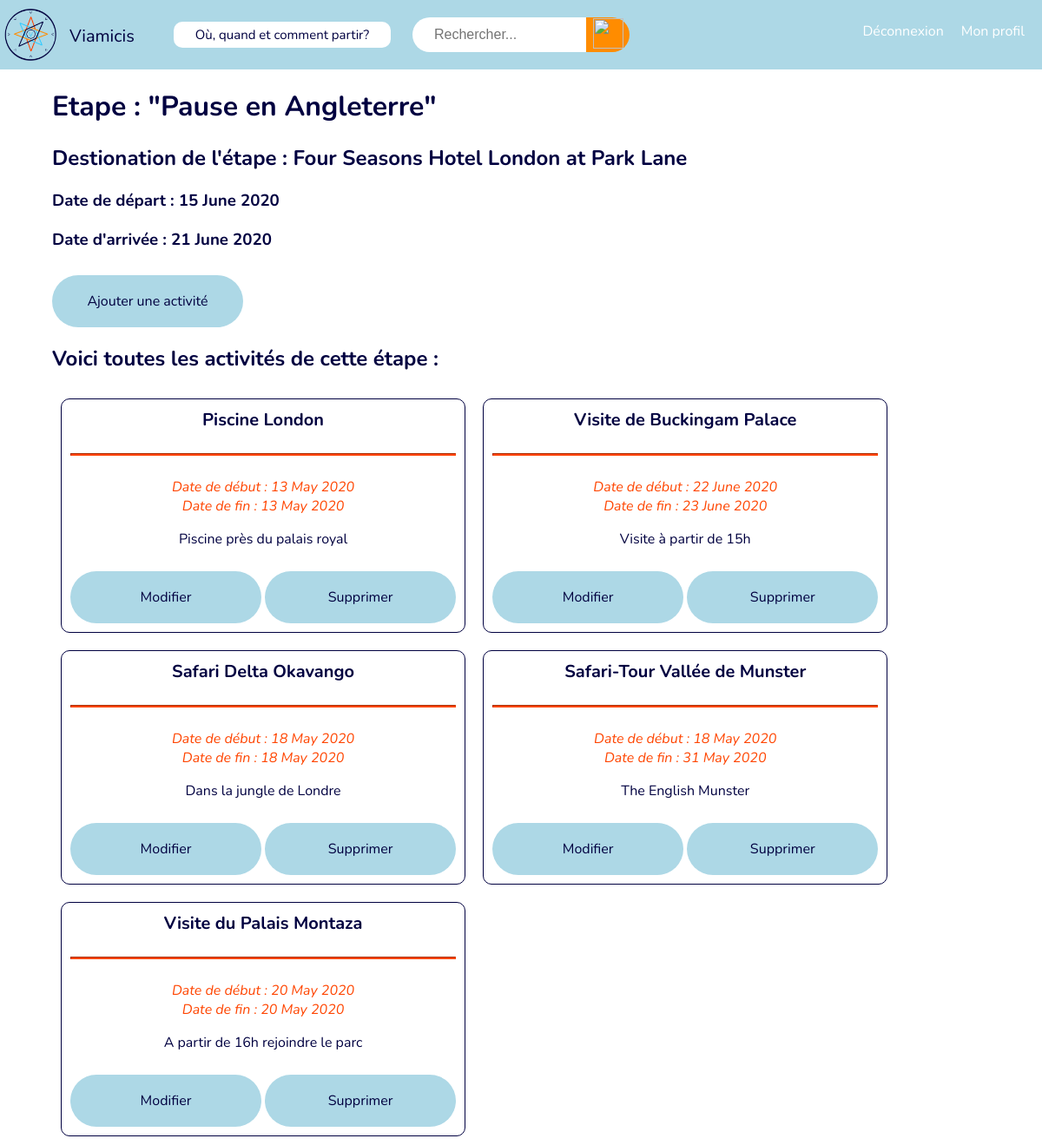
The app's page /activite_etape.php?step_id=46 (signed in) with its own data.
### tables this page shows
CREATE TABLE `steps` (
  `step_id` int(11) NOT NULL,
  `step_name` varchar(128) NOT NULL,
  `trip_id` int(11) NOT NULL,
  `date_beginning` date NOT NULL,
  `date_end` date NOT NULL,
  `accomodation_id` int(11) NOT NULL
);

CREATE TABLE `accomodations` (
  `accomodation_id` int(11) NOT NULL,
  `accomodation_name` varchar(128) NOT NULL,
  `type` varchar(64) NOT NULL,
  `location` varchar(256) NOT NULL,
  `description` text NOT NULL,
  `price` float UNSIGNED DEFAULT NULL,
  `pays` varchar(256) NOT NULL,
  `type_lieu` varchar(256) NOT NULL,
  `lien_img` varchar(250) DEFAULT NULL,
  `saisie_user` tinyint(1) DEFAULT NULL
);

CREATE TABLE `activities` (
  `activity_id` int(11) NOT NULL,
  `activity_name` text NOT NULL,
  `step_id` int(11) NOT NULL,
  `type` text NOT NULL,
  `date_beginning` date NOT NULL,
  `date_end` date NOT NULL,
  `description` text NOT NULL,
  `price` float UNSIGNED DEFAULT NULL
);

### bd/web_voyageDB.php (called while the page is built, shortened)
<?php
class web_voyageDB {
    private $host    = 'localhost';
    private $name    = 'web_voyage';
    private $user    = 'root';
    private $pass    = '';
    private $connexion;
    function __construct($host = null, $name = null, $user = null, $pass = null){
        try{
            $this->connexion = new PDO('mysql:host=' . $this->host . ';dbname=' . $this->name,
                $this->user, $this->pass, array(PDO::MYSQL_ATTR_INIT_COMMAND =>'SET NAMES UTF8',
                PDO::ATTR_ERRMODE => PDO::ERRMODE_WARNING));
        }catch (PDOException $e){
            echo 'Erreur : Impossible de se connecter a la BDD !';
            die();
        }
    }
    public function query($sql, $data = array()){
        $req = $this->connexion->prepare($sql);
        $req->execute($data);
        return $req;
    }
}
$DB = new web_voyageDB();
?>

### activite_etape.php (the view, shortened to what this page needs)
<?php
include('bd/web_voyageDB.php');
?>
<!DOCTYPE html>
<html>
<head>
    <link type="text/css" rel="stylesheet" href="style.css">
</head>
<body>
    <div id="barre">
        <a id="nom_site" href="carte.html">
            <img id="logo" src="images/logo web2.png" />
            <gf-specimen-header id="header"> Viamicis </gf-specimen-header>
        </a>
        <div id="dropdown">
            <button id="boutonmenuprincipal">Où, quand et comment partir?</button>
        </div>
        <div id="box">
            <form action="recherche.php" method="GET">
                <input id="texte_recherche" type="search" name="recherche" placeholder="Rechercher...">
                <button type="submit" id="bouton_recherche">
                    <img id="icone_recherche" src="https://img.icons8.com/dotty/80/000000/search.png" />
                </button>
            </form>
        </div>
        <p id="profil"><a href="profil.php">Mon profil</a></p>
        <p id="deconnexion"> <a href="deconnexion.php">Déconnexion</a></p>
    </div>
    <?php
    if (isset($_GET['step_id']) and !empty($_GET['step_id'])) {
        $step_id = (array) (int) $_GET['step_id'];
        $step = $DB->query('SELECT * FROM steps WHERE step_id LIKE ?', $step_id);
        $activities = $DB->query('SELECT * FROM activities WHERE step_id LIKE ?', $step_id);
        if ($step->rowCount() > 0) {
            foreach ($step as $step) {
    ?>
                <div id="encart_details_voyage">
                    <h1>Etape : "<?= $step['step_name'] ?>" </h1>
                    <?php
                    $accomodation = $DB->query("SELECT * FROM accomodations WHERE accomodation_id = $step[accomodation_id]");
                    $accomodation = $accomodation->fetch();
                    if ($step['accomodation_id'] == NULL) {
                    ?>
                        <h2>Destination de l'étape non renseignée</h2>
                    <?php
                    } else {
                    ?>
                        <h2>Destionation de l'étape : <?= $accomodation['accomodation_name'] ?></h2>
                    <?php
                    }
                    ?>
                    <?php
                    $str_date_debut = strftime('%d %B %Y', strtotime($step['date_beginning']));
                    if ($step['date_beginning'] == NULL) {
                    ?>
                        <h3>Date de départ non renseignée</h3>
                    <?php
                    } else {
                    ?>
                        <h3>Date de départ : <?= $str_date_debut ?></h3>
                    <?php
                    }
                    ?>
                    <?php
                    $str_date_fin = strftime('%d %B %Y', strtotime($step['date_end']));
                    if ($step['date_end'] == NULL) {
                    ?>
                        <h3>Date d'arrivée non renseignée</h3>
                    <?php
                    } else {
                    ?>
                        <h3>Date d'arrivée : <?= $str_date_fin ?></h3>
                <?php
                    }
                }
                ?>
                <div class="button_detail_voyage">
                    <a href="redirection_activite.php?step_id=<?= $_GET['step_id'] ?>">
                        Ajouter une activité
                    </a>
                </div>
                <?php
                if ($activities->rowCount() > 0) {
                ?>
                    <h2>Voici toutes les activités de cette étape :</h2>
                    <?php
                    foreach ($activities as $activities) {
                        $str_date_debut = strftime('%d %B %Y', strtotime($activities['date_beginning']));
                        $str_date_fin = strftime('%d %B %Y', strtotime($activities['date_end']));
                    ?>
                        <ul class="result_recherche">
                            <li id="lieu"><?= $activities['activity_name'] ?></li>
                            <hr>
                            <li id="continent">Date de début : <?= $str_date_debut ?></li>
                            <li id="continent">Date de fin : <?= $str_date_fin ?></li>
                            <li id="description">
                                <p><?= $activities['description'] ?></p>
                            </li>
                            <div class="button_detail_voyage">
                                <a href="modifier_activite.php?step_id=<?= $activities['step_id'] ?>&activity_id=<?= $activities['activity_id'] ?>">
                                    Modifier
                                </a>
                            </div>
                            <div class="button_detail_voyage" id="button_suppression" onClick="return confirm('Voulez-vous vraiment supprimer cette activité ? Cette action sera irréversible.')">
                                <a href="activite_etape.php?step_id=<?=$_GET['step_id']?>&delete_activity=<?= $activities['activity_id'] ?>">
                                    Supprimer
                                </a>
                            </div>
                        </ul>
                    <?php
                    }
                }
                else {
                    ?>
                    <h2>Il n'y a aucune activité pour cette étape actuellement.</h2>
        <?php
                }
            }
        }
        ?>
                </div>
</body>
</html>

### style.css (style rules this page uses)
body { font-family: 'Nunito', Arial, sans-serif; margin : 0; font-size : 16px; color : rgb(0, 0, 64); min-width: 520px; }
#barre { position: -webkit-sticky; position: sticky; top : 0; left : 0; right : 0; width : 100%; height : 80px; background-color: lightblue; }
#barre #logo { position : absolute; height: 60px; width : 60px; left : 5px; top : 10px; }
#barre #header { position : absolute; height: 20px; width : 50px; left : 80px; top : 27.5px; font-size : 20px; text-decoration: none; color : rgb(0,0,64); }
#dropdown { position: absolute; float: left; margin-left: 150px; margin-top: 25px; display: inline-block; }
#boutonmenuprincipal { position: absolute; margin-left: 50px; background-color: white; color: rgb(0, 0, 64); border: none; cursor: pointer; padding:5px; top:120px 0px; font-size: 15px; font-family: 'Nunito', Arial, sans-serif; border-radius: 10px; width: 250px; }
#box { color : rgb(0, 0, 64); position : absolute; top : 45px; left : 50%; width : 250px; height : 50px; transform : translate(-50%,-50%); }
#texte_recherche { position : relative; display : inline-block; font-size : 16px; box-sizing: border-box; transition : 0.3s; }
#texte_recherche[type="search"] { width : 200px; height : 40px; border : none ; outline : none; padding : 0 25px; border-radius : 25px 0 0 25px; }
#bouton_recherche { width : 50px; height: 40px; top : 50px; padding : 0; margin : 0; border-radius : 0 25px 25px 0; border : none; background-color: rgb(255,140,0); float : right; }
#icone_recherche { width : 35px; height: 35px; transition : 0.3s; }
#profil { float: right; margin-right: 20px; margin-top: 25px; text-decoration: none; }
#profil a, #deconnexion a { text-decoration: none; color: white; }
#deconnexion { float: right; margin-right: 20px; margin-top: 25px; color : white; text-decoration: none; }
.result_recherche { border : 1px solid rgb(0, 0, 64); border-radius: 10px; padding : 10px; margin : 10px; width : auto; height: auto; float: left; text-align: center; list-style-type: none; }
#lieu { font-weight: bold; font-size: 20px; }
#continent { color : rgb(255,69,0); font-style: italic; }
hr { border-color: rgb(255,69,0); font-size: 50px; background-color: rgb(255,69,0); height: 1px; }
#encart_details_voyage { width : 90%; margin : auto; margin-top : 20px; margin-bottom: 20px; }
.button_detail_voyage { margin : auto; margin-top: 10px; display: inline-block; padding : 10px; width: 200px; border-radius: 45px; background-color: lightblue; transition : 0.3s; border : none; line-height:40px; text-align: center; }
.button_detail_voyage a { text-decoration: none; color : rgb(0,0,64); }
a { text-decoration : none; color : black; }

### records on screen
steps: step_name "Pause en Angleterre", accomodation.accomodation_name "Four Seasons Hotel London at Park Lane", date_beginning "15 June 2020", date_end "21 June 2020"
activities: activity_name "Piscine London", date_beginning "13 May 2020", date_end "13 May 2020", description "Piscine près du palais royal"
activities: activity_name "Visite de Buckingam Palace", date_beginning "22 June 2020", date_end "23 June 2020", description "Visite à partir de 15h"
activities: activity_name "Safari Delta Okavango", date_beginning "18 May 2020", date_end "18 May 2020", description "Dans la jungle de Londre"
activities: activity_name "Safari-Tour Vallée de Munster", date_beginning "18 May 2020", date_end "31 May 2020", description "The English Munster"
activities: activity_name "Visite du Palais Montaza", date_beginning "20 May 2020", date_end "20 May 2020", description "A partir de 16h rejoindre le parc"
